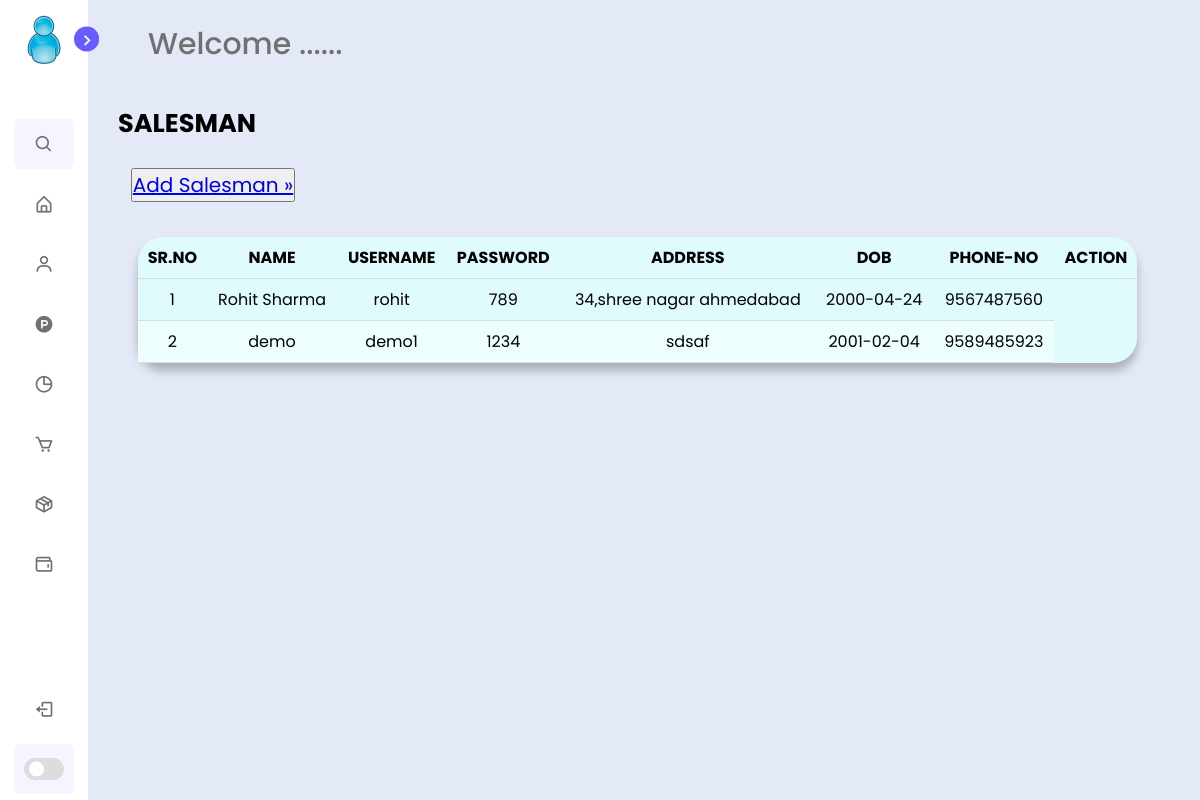
The page /salesman.php (signed in) on the database its author committed.
### tables this page shows
CREATE TABLE `sale` (
  `s_id` int(11) NOT NULL,
  `s_dob` varchar(255) NOT NULL,
  `s_phone` bigint(10) NOT NULL,
  `p_id` int(11) NOT NULL
);

CREATE TABLE `personaldetail` (
  `p_id` int(10) NOT NULL,
  `p_name` varchar(255) NOT NULL,
  `p_address` varchar(255) NOT NULL,
  `p_username` varchar(255) NOT NULL,
  `p_password` varchar(255) NOT NULL
);

### salesman.php (the view, shortened to what this page needs)
<?php
include_once ('./Database/mydb.php');
$result = mysqli_query($connection,"SELECT personaldetail.p_name,personaldetail.p_address,personaldetail.p_username,personaldetail.p_password,sale.s_dob,sale.s_phone
FROM personaldetail INNER JOIN sale ON personaldetail.p_id = sale.s_id;");
?>
<!DOCTYPE html>
<html lang="en">
    <head>
        <link rel="stylesheet" href="./css/mystyle.css">
        <link href='https://unpkg.com/boxicons@2.1.1/css/boxicons.min.css' rel='stylesheet'>
        <link rel="stylesheet" href="https://cdnjs.cloudflare.com/ajax/libs/font-awesome/4.7.0/css/font-awesome.min.css">
    </head>
    <body>
        <?php
        include './admin/asidebar.php';
        ?>
        <section class="home">
            <div class="text"> Welcome ...... </div>
                <div class="main">
                        &nbsp;&nbsp;&nbsp;<h2 class="title1">SALESMAN</h2>
                        <br>
                        &nbsp;&nbsp;&nbsp;<button><a href="addsales.php" style="font-size: 20px">
                                Add Salesman &raquo;</a></button>
            <br><br>
            <div class="col-div-8">
                    <div class="box-8">
            <div align="center">
                <table class="table">
                    <tr>
                        <th>SR.NO</th>
                        <th>NAME</th>
                        <th>USERNAME</th>
                        <th>PASSWORD</th>
                        <th>ADDRESS</th>
                        <th>DOB</th>
                        <th>PHONE-NO</th>
                        <th>ACTION</th>
                    </tr>
                    <tbody>
                    <?php $counter=1;
                                    while($res = mysqli_fetch_array($result))
                                    {
                                        ?>
                                    <tr>
                                    <?php
                                         echo "<td>". $counter."</td>";
                                        echo "<td>".$res['p_name']."</td>";
                                        echo "<td>".$res['p_username']."</td>";
                                        echo "<td>".$res['p_password']."</td>";
                                        echo "<td>".$res['p_address']."</td>";
                                        echo "<td>".$res['s_dob']."</td>";
                                        echo "<td>".$res['s_phone']."</td>";
                                        ?>
                            </tr> <?php $counter++; } ?>
          </tbody>
</div>
</div>
                </div>
            </div>
    </section>
</body>
<?php
include_once ('./Database/mydb.php');
$result = mysqli_query($connection,"SELECT personaldetail.p_name,personaldetail.p_address,personaldetail.p_username,personaldetail.p_password,sale.s_dob,sale.s_phone
FROM personaldetail INNER JOIN sale ON personaldetail.p_id = sale.s_id;");
?>
<!DOCTYPE html>
<html lang="en">
    <head>
        <link rel="stylesheet" href="./css/mystyle.css">
        <link href='https://unpkg.com/boxicons@2.1.1/css/boxicons.min.css' rel='stylesheet'>
        <link rel="stylesheet" href="https://cdnjs.cloudflare.com/ajax/libs/font-awesome/4.7.0/css/font-awesome.min.css">
    </head>
    <body>
        <?php
        include './admin/asidebar.php';
        ?>
        <section class="home">
            <div class="text"> Welcome ...... </div>
                <div class="main">
                        &nbsp;&nbsp;&nbsp;<h2 class="title1">SALESMAN</h2>
                        <br>
                        &nbsp;&nbsp;&nbsp;<button><a href="addsales.php" style="font-size: 20px">
                                Add Salesman &raquo;</a></button>
            <br><br>
            <div class="col-div-8">
                    <div class="box-8">
            <div align="center">
                <table class="table">
                    <tr>
                        <th>SR.NO</th>
                        <th>NAME</th>
                        <th>USERNAME</th>
                        <th>PASSWORD</th>
                        <th>ADDRESS</th>
                        <th>DOB</th>
                        <th>PHONE-NO</th>
                        <th>ACTION</th>
                    </tr>
                    <tbody>
                    <?php $counter=1;
                                    while($res = mysqli_fetch_array($result))
                                    {
                                        ?>
                                    <tr>
                                    <?php
                                         echo "<td>". $counter."</td>";
                                        echo "<td>".$res['p_name']."</td>";
                                        echo "<td>". $res['p_username']."</td>";
                                        echo "<td>".$res['p_password']."</td>";
                                        echo "<td>".$res['p_address']."</td>";
                                        echo "<td>". $res['s_dob']."</td>";
                                        echo "<td>".$res['s_phone']."</td>";
                                        ?>
                            </tr> <?php $counter++; } ?>
          </tbody>
</div>
</div>
                </div>
            </div>
    </section>
</body>
</html>

### css/mystyle.css (style rules this page uses)
* { margin: 0; padding: 0; box-sizing: border-box; font-family: 'Poppins', sans-serif; }
:root { --body-color: #E4E9F7; --sidebar-color: #FFF; --primary-color: #695CFE; --primary-color-light: #F6F5FF; --toggle-color: #DDD; --text-color: #707070; --tran-03: all 0.2s ease; --tran-03: all 0.3s ease; --tran-04: all 0.3s ease; --tran-05: all 0.3s ease; }
body { min-height: 100vh; background-color: var(--body-color); transition: var(--tran-05); }
.home { position: absolute; top: 0; top: 0; left: 250px; height: 100vh; width: calc(100% - 250px); background-color: var(--body-color); transition: var(--tran-05); padding: 10px; }
.home .text { font-size: 30px; font-weight: 500; color: var(--text-color); padding: 12px 60px; }
.sidebar.close ~ .home { left: 78px; height: 100vh; width: calc(100% - 78px); }
.col-div-8 { width: 100%; float: left; padding: 10px; }
.box-8, .box-4 { width: 95%; height: 330px; background-color: #E0FBFC; box-shadow: 0px 8px 10px rgba(0, 0, 0, 0.25); border-radius: 25px; }
.box-8 { margin-left: 10px; height: auto; }
.main { padding-left:30px; }
h2.title1 { font-size: 1.6rem; }
table { font-family: arial, sans-serif; border-collapse: collapse; width: 100%; }
td,th { border-bottom: 1px solid #ddd; text-align: left; padding: 8px; text-align: center; }
tr:nth-child(even) { background-color: #EDFEFF; }
body { font-family: Arial, sans-serif; }
* { box-sizing: border-box; }

### rows shown on the page
sale: p.p_name "Rohit Sharma", p.p_username "rohit", p.p_password "789", p.p_address "34,shree nagar ahmedabad", s_dob "2000-04-24", s_phone "9567487560"
sale: p.p_name "demo", p.p_username "demo1", p.p_password "1234", p.p_address "sdsaf", s_dob "2001-02-04", s_phone "9589485923"
